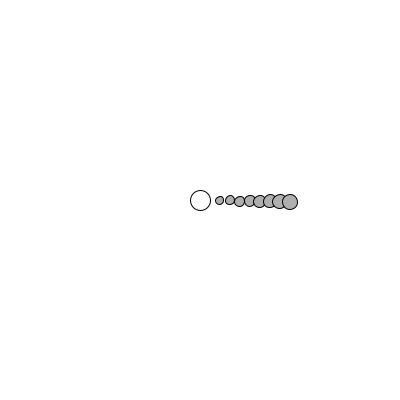
Frame 1 (no input)
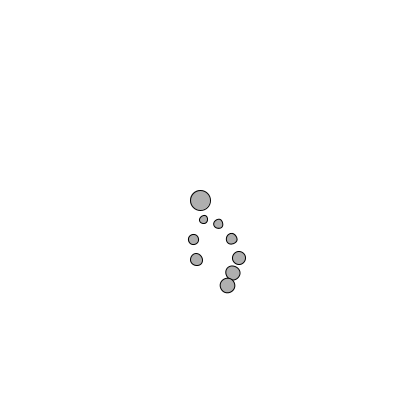
Frame 60 (the mouse pressed at the canvas centre just before this capture)
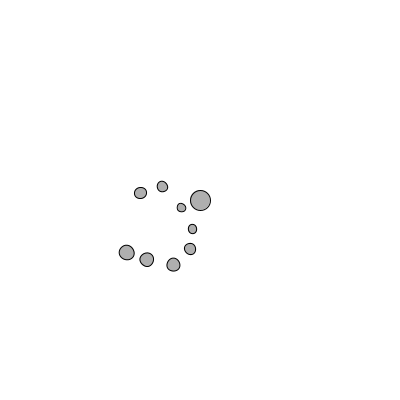
Frame 120 (the mouse held since frame 60 and released just before this capture)

The Processing sketch that drew these frames (run headless with seeded random() and noise(); from frame 60 on, the mouse is pressed at the canvas centre):

// Processing sketch: Class_based_solar
// ── Class_based_solar.pde
//An array of 8 planet objects

Planet[] planets = new Planet[8];

void setup(){
  size(400,400);
  
  //planets initialised
  for (int i =0; i < planets.length; i++){
    planets[i] = new Planet(20 + i*10, i +8);
  }
}

void draw(){

    background(255);
    
    //Drawing the sun
    pushMatrix();
    translate(width/2, height/2);
    stroke(0);
    //fill(255);
    ellipse(0,0, 20, 20); 
    
    //Drawing all planets
    for(int i=0; i < planets.length; i++){
      planets[i].update();
      planets[i].display();
    }
    
    popMatrix();
}

// ── Planet.pde
class Planet{
  
  //initialise variables
  
  float theta; 
  float diameter;
  float distance;
  float orbitspeed; 
  
  Planet(float distance_, float diameter_){
    distance = distance_;
    diameter = diameter_;
    theta = 0;
    orbitspeed = random(0.01, 0.03); 
  }

  void update(){
    //increment the angle to rotate
    theta += orbitspeed; 
  }
  
  void display(){
    pushMatrix();
    //rotate orbit
    rotate(theta);
    translate(distance, 0);
    stroke(0);
    fill(175);
    ellipse(0,0,diameter, diameter);
    popMatrix(); 
  }


}
